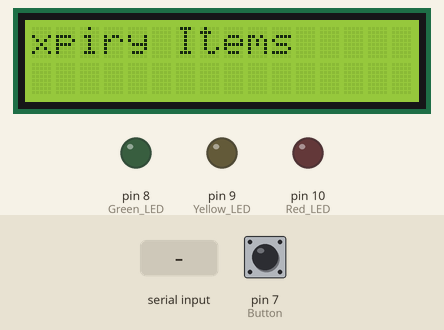
Bench run of a program on a simulated Arduino Uno, built with avr-gcc and run on an emulated ATmega328P. Parts: 16×2 character LCD, output pins drawn as LEDs (lit = HIGH). The test bench sets the inputs (shaded band); at power-on: pin 7 (Button) LOW. What the program prints to the serial monitor is not drawn.

Above: at 7.57 s.
7.8 s: "green\n" received over Serial
10.8 s: pin 7 (Button) pulled HIGH for 3.2 s
At 13.7 s:
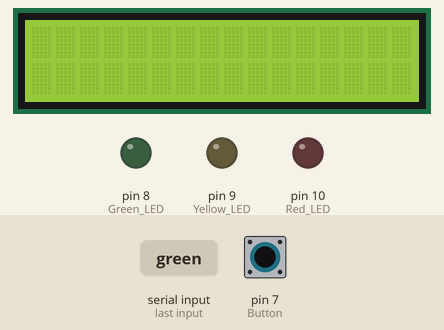
15.5 s: pin 7 (Button) pulled HIGH for 0.15 s
At 15.9 s:
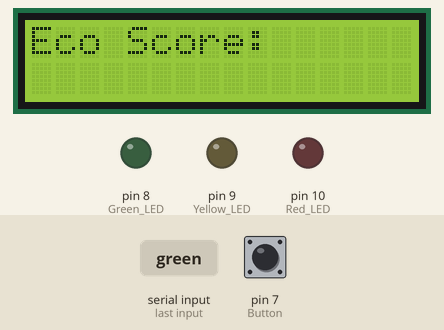
17.1 s: pin 7 (Button) driven HIGH
20.1 s: pin 7 (Button) driven LOW
21.6 s: pin 7 (Button) driven HIGH
At 23.9 s:
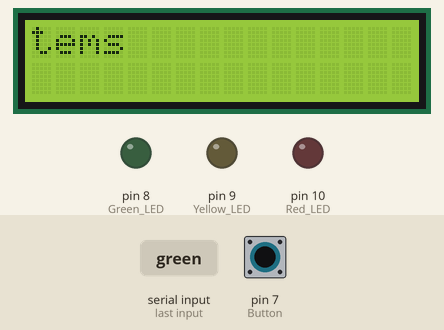
Timing chart, 0 to 24.1 s (numbered marks = the images above; inputs shaded):
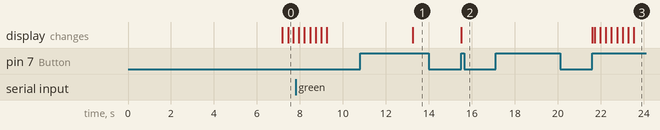

The program:

main.cpp
```cpp
#include <Arduino.h>
#include <LiquidCrystal.h>

LiquidCrystal lcd(12, 11, 5, 4, 3, 2);
const int switchPin = 6;
int switchState = 0;
int prevSwitchState = 0;
int reply;
int displayView = 0;
int tick = 0;

//Requested variables
String LEDstate = "null";
String xpString = "null";
String reqxpString = "null";
String reqDate = "null";
String reqTime = "null";
String reqEcoscore = "null";

/*To display:
Expiring:
Scroll through "item_name (expiry_date) * "

Date
Time

Eco score!
#Here
*/

void setup()
{
  Serial.begin(9600);
  lcd.begin(16, 2);
  pinMode(switchPin, INPUT);
  pinMode(10, OUTPUT); //Red LED
  pinMode(9, OUTPUT);  //Yellow LED
  pinMode(8, OUTPUT);  //Green LED
  pinMode(7, INPUT);   //Button
  digitalWrite(10, LOW);
  digitalWrite(9, LOW);
  digitalWrite(8, LOW);
}

void loop()
{
  //DISPLAY VIEWS
  if (displayView == 0)
  {
    //expiry items View
    if (reqxpString != xpString)
    {
      xpString = reqxpString;
      lcd.clear();
      lcd.print("Expiry Items");
      lcd.setCursor(0, 1);
      lcd.print(xpString);
    }
    else if (tick % 250 == 0)
    {
      lcd.scrollDisplayLeft();
    }
    //if string at any point differs, print new string and reset
    //if not, scroll every 500th tick
  }
  else if (displayView == 1)
  {
    //date and time view
    lcd.setCursor(0, 0);
    lcd.print(reqDate);
    lcd.setCursor(0, 1);
    lcd.print(reqTime);
  }
  else if (displayView == 2)
  {
    //show eco score
    lcd.setCursor(0, 0);
    lcd.print("Eco Score:");
    lcd.setCursor(0, 1);
    lcd.print(reqEcoscore);
  }
  //LEDS
  if (LEDstate == "green")
  {
    digitalWrite(10, LOW);
    digitalWrite(9, LOW);
    digitalWrite(8, HIGH);
  }
  else if (LEDstate == "yellow")
  {
    digitalWrite(10, LOW);
    digitalWrite(9, HIGH);
    digitalWrite(8, LOW);
  }
  else if (LEDstate == "red")
  {
    digitalWrite(10, HIGH);
    digitalWrite(9, LOW);
    digitalWrite(8, LOW);
  }
  //if button press, switch display view
  switchState = digitalRead(7);
  if ((switchState == 1) && (prevSwitchState == 0))
  {
    ++displayView;
    lcd.clear();
    if (displayView > 2)
    {
      displayView = 0;
      lcd.print("Expiry Items");
      lcd.setCursor(0, 1);
      lcd.print(xpString);
    }
  }
  prevSwitchState = switchState;

  delay(1);
  ++tick;
  //req all info and resets every 2 sec
  if (tick > 2000)
  {
    Serial.println("get.reqxpString");
    reqxpString = Serial.readStringUntil('\n');
    Serial.println("get.reqDate");
    reqDate = Serial.readStringUntil('\n');
    Serial.println("get.reqTime"); // only Hrs and Min
    reqTime = Serial.readStringUntil('\n');
    Serial.println("get.reqEcoScore");
    reqEcoscore = Serial.readStringUntil('\n');
    Serial.println("get.LEDstate");
    LEDstate = Serial.readStringUntil('\n');
    tick = 0;
  }
}
```

Measured:
- after the input at 10.8 s, the display: changes after 2.5 s (image 1)
- after the input at 15.5 s, the display: changes at once (image 2)
- after the input at 17.1 s, every drawn part: stays the same
- after the input at 20.1 s, every drawn part: stays the same
- after the input at 21.6 s, the display: first changes at once (image 3 shows a later state)
